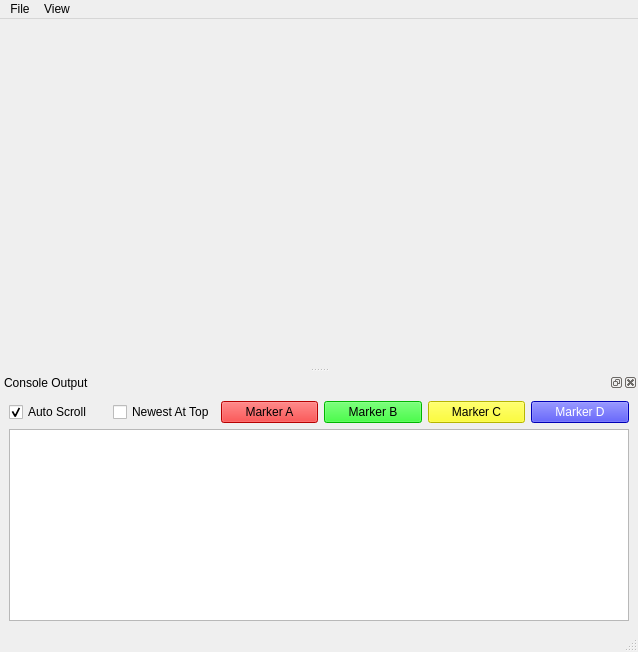
<?xml version="1.0" encoding="UTF-8"?>
<ui version="4.0">
 <class>Gui</class>
 <widget class="QMainWindow" name="Gui">
  <property name="geometry">
   <rect>
    <x>0</x>
    <y>0</y>
    <width>638</width>
    <height>652</height>
   </rect>
  </property>
  <property name="windowTitle">
   <string>Gui Tests</string>
  </property>
  <widget class="QWidget" name="centralwidget">
   <property name="sizePolicy">
    <sizepolicy hsizetype="Maximum" vsizetype="Preferred">
     <horstretch>0</horstretch>
     <verstretch>0</verstretch>
    </sizepolicy>
   </property>
   <layout class="QGridLayout" name="gridLayout_7"/>
  </widget>
  <widget class="QMenuBar" name="menubar">
   <property name="geometry">
    <rect>
     <x>0</x>
     <y>0</y>
     <width>638</width>
     <height>22</height>
    </rect>
   </property>
   <widget class="QMenu" name="menuFile">
    <property name="title">
     <string>File</string>
    </property>
    <addaction name="actionExit"/>
   </widget>
   <widget class="QMenu" name="menuView">
    <property name="title">
     <string>View</string>
    </property>
   </widget>
   <addaction name="menuFile"/>
   <addaction name="menuView"/>
  </widget>
  <widget class="QStatusBar" name="statusbar"/>
  <widget class="QDockWidget" name="ConsoleOutput">
   <property name="windowTitle">
    <string>Console Output</string>
   </property>
   <attribute name="dockWidgetArea">
    <number>8</number>
   </attribute>
   <widget class="QWidget" name="ConsoleOutputDock">
    <layout class="QGridLayout" name="gridLayout_4">
     <item row="0" column="0">
      <layout class="QGridLayout" name="gridLayout">
       <item row="0" column="0">
        <layout class="QHBoxLayout" name="horizontalLayout">
         <item>
          <widget class="QCheckBox" name="AutoScroll">
           <property name="text">
            <string>Auto Scroll</string>
           </property>
           <property name="checked">
            <bool>true</bool>
           </property>
          </widget>
         </item>
         <item>
          <widget class="QCheckBox" name="NewestAtTop">
           <property name="text">
            <string>Newest At Top</string>
           </property>
          </widget>
         </item>
         <item>
          <widget class="QPushButton" name="MarkerA">
           <property name="styleSheet">
            <string notr="true">background-color: rgb(255, 0, 0);</string>
           </property>
           <property name="text">
            <string>Marker A</string>
           </property>
          </widget>
         </item>
         <item>
          <widget class="QPushButton" name="MarkerB">
           <property name="styleSheet">
            <string notr="true">background-color: rgb(0, 255, 0);</string>
           </property>
           <property name="text">
            <string>Marker B</string>
           </property>
          </widget>
         </item>
         <item>
          <widget class="QPushButton" name="MarkerC">
           <property name="styleSheet">
            <string notr="true">background-color: rgb(255, 255, 0);</string>
           </property>
           <property name="text">
            <string>Marker C</string>
           </property>
          </widget>
         </item>
         <item>
          <widget class="QPushButton" name="MarkerD">
           <property name="styleSheet">
            <string notr="true">background-color: rgb(0, 0, 255);
color: rgb(255, 255, 255);</string>
           </property>
           <property name="text">
            <string>Marker D</string>
           </property>
          </widget>
         </item>
        </layout>
       </item>
       <item row="1" column="0">
        <widget class="ConsoleWindowView" name="ConsoleOutputTable"/>
       </item>
      </layout>
     </item>
    </layout>
   </widget>
  </widget>
  <action name="actionExit">
   <property name="text">
    <string>Exit</string>
   </property>
  </action>
  <action name="actionECIO_Outputs">
   <property name="text">
    <string>Enlightenment Monitor</string>
   </property>
  </action>
  <action name="actionECIO_Inputs">
   <property name="text">
    <string>Enlightenment Control</string>
   </property>
  </action>
  <action name="actionSHM_Control">
   <property name="text">
    <string>SHM Input</string>
   </property>
  </action>
  <action name="actionSHM_Output">
   <property name="text">
    <string>SHM Output</string>
   </property>
  </action>
  <zorder>ConsoleOutput</zorder>
 </widget>
 <customwidgets>
  <customwidget>
   <class>ConsoleWindowView</class>
   <extends>QTableView</extends>
   <header>gui.h</header>
  </customwidget>
 </customwidgets>
 <resources/>
 <connections/>
</ui>
